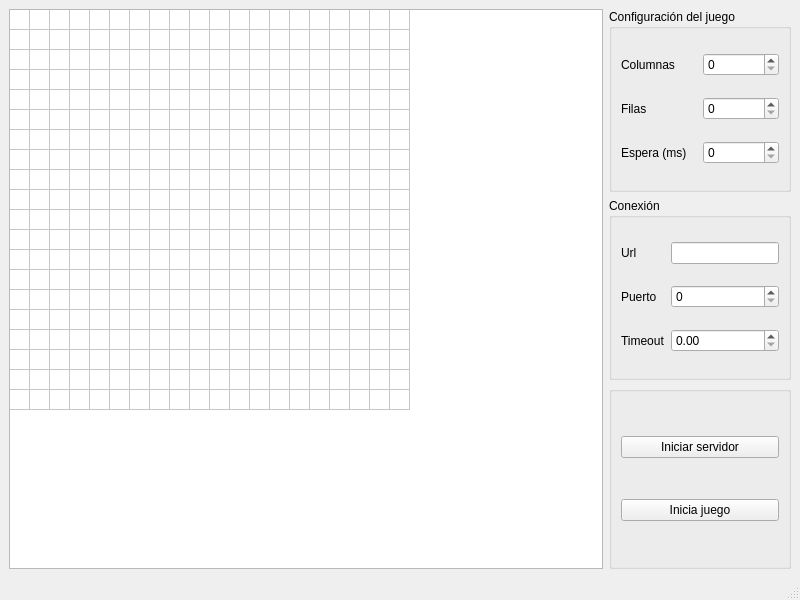
<?xml version="1.0" encoding="UTF-8"?>
<ui version="4.0">
 <class>MainWindow</class>
 <widget class="QMainWindow" name="MainWindow">
  <property name="geometry">
   <rect>
    <x>0</x>
    <y>0</y>
    <width>800</width>
    <height>600</height>
   </rect>
  </property>
  <property name="windowTitle">
   <string>Servidor</string>
  </property>
  <widget class="QWidget" name="centralwidget">
   <layout class="QGridLayout" name="gridLayout">
    <item row="0" column="0">
     <widget class="QTableWidget" name="tableWidget">
      <property name="rowCount">
       <number>20</number>
      </property>
      <property name="columnCount">
       <number>20</number>
      </property>
      <attribute name="horizontalHeaderVisible">
       <bool>false</bool>
      </attribute>
      <attribute name="horizontalHeaderDefaultSectionSize">
       <number>20</number>
      </attribute>
      <attribute name="horizontalHeaderMinimumSectionSize">
       <number>1</number>
      </attribute>
      <attribute name="verticalHeaderVisible">
       <bool>false</bool>
      </attribute>
      <attribute name="verticalHeaderDefaultSectionSize">
       <number>20</number>
      </attribute>
      <attribute name="verticalHeaderHighlightSections">
       <bool>true</bool>
      </attribute>
      <attribute name="verticalHeaderMinimumSectionSize">
       <number>1</number>
      </attribute>
      <row/>
      <row/>
      <row/>
      <row/>
      <row/>
      <row/>
      <row/>
      <row/>
      <row/>
      <row/>
      <row/>
      <row/>
      <row/>
      <row/>
      <row/>
      <row/>
      <row/>
      <row/>
      <row/>
      <row/>
      <column/>
      <column/>
      <column/>
      <column/>
      <column/>
      <column/>
      <column/>
      <column/>
      <column/>
      <column/>
      <column/>
      <column/>
      <column/>
      <column/>
      <column/>
      <column/>
      <column/>
      <column/>
      <column/>
      <column/>
     </widget>
    </item>
    <item row="0" column="1">
     <layout class="QVBoxLayout" name="verticalLayout_4">
      <item>
       <widget class="QGroupBox" name="groupBox_3">
        <property name="title">
         <string>Configuración del juego</string>
        </property>
        <layout class="QGridLayout" name="gridLayout_3">
         <item row="0" column="0">
          <widget class="QLabel" name="label">
           <property name="text">
            <string>Columnas</string>
           </property>
          </widget>
         </item>
         <item row="0" column="1">
          <widget class="QSpinBox" name="spinBox"/>
         </item>
         <item row="1" column="0">
          <widget class="QLabel" name="label_2">
           <property name="text">
            <string>Filas</string>
           </property>
          </widget>
         </item>
         <item row="1" column="1">
          <widget class="QSpinBox" name="spinBox_2"/>
         </item>
         <item row="2" column="0">
          <widget class="QLabel" name="label_3">
           <property name="text">
            <string>Espera (ms)</string>
           </property>
          </widget>
         </item>
         <item row="2" column="1">
          <widget class="QSpinBox" name="spinBox_3"/>
         </item>
        </layout>
       </widget>
      </item>
      <item>
       <widget class="QGroupBox" name="groupBox">
        <property name="sizePolicy">
         <sizepolicy hsizetype="Maximum" vsizetype="Preferred">
          <horstretch>0</horstretch>
          <verstretch>0</verstretch>
         </sizepolicy>
        </property>
        <property name="title">
         <string>Conexión</string>
        </property>
        <layout class="QGridLayout" name="gridLayout_2">
         <item row="2" column="0">
          <widget class="QLabel" name="label_6">
           <property name="text">
            <string>Timeout</string>
           </property>
          </widget>
         </item>
         <item row="0" column="0">
          <widget class="QLabel" name="label_4">
           <property name="text">
            <string>Url</string>
           </property>
          </widget>
         </item>
         <item row="2" column="1">
          <widget class="QDoubleSpinBox" name="doubleSpinBox"/>
         </item>
         <item row="0" column="1">
          <widget class="QLineEdit" name="lineEdit"/>
         </item>
         <item row="1" column="0">
          <widget class="QLabel" name="label_5">
           <property name="text">
            <string>Puerto</string>
           </property>
          </widget>
         </item>
         <item row="1" column="1">
          <widget class="QSpinBox" name="spinBox_4"/>
         </item>
        </layout>
       </widget>
      </item>
      <item>
       <widget class="QGroupBox" name="groupBox_2">
        <property name="title">
         <string/>
        </property>
        <layout class="QGridLayout" name="gridLayout_7">
         <item row="1" column="0">
          <widget class="QPushButton" name="pushButton">
           <property name="text">
            <string>Inicia juego</string>
           </property>
          </widget>
         </item>
         <item row="0" column="0">
          <widget class="QPushButton" name="pushButton_2">
           <property name="text">
            <string>Iniciar servidor</string>
           </property>
          </widget>
         </item>
        </layout>
       </widget>
      </item>
     </layout>
    </item>
   </layout>
  </widget>
  <widget class="QMenuBar" name="menubar">
   <property name="geometry">
    <rect>
     <x>0</x>
     <y>0</y>
     <width>800</width>
     <height>25</height>
    </rect>
   </property>
  </widget>
  <widget class="QStatusBar" name="statusbar"/>
 </widget>
 <resources/>
 <connections/>
</ui>
